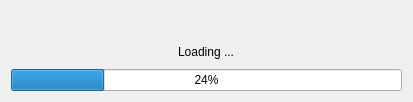
<?xml version="1.0" encoding="UTF-8"?>
<ui version="4.0">
 <class>WelcomeWidget</class>
 <widget class="QWidget" name="WelcomeWidget">
  <property name="geometry">
   <rect>
    <x>0</x>
    <y>0</y>
    <width>413</width>
    <height>102</height>
   </rect>
  </property>
  <layout class="QVBoxLayout" name="verticalLayout">
   <item>
    <layout class="QVBoxLayout" name="verticalLayout_2">
     <item>
      <widget class="QLabel" name="labelWelcome">
       <property name="enabled">
        <bool>true</bool>
       </property>
       <property name="baseSize">
        <size>
         <width>30</width>
         <height>30</height>
        </size>
       </property>
       <property name="text">
        <string/>
       </property>
       <property name="alignment">
        <set>Qt::AlignCenter</set>
       </property>
      </widget>
     </item>
     <item alignment="Qt::AlignHCenter">
      <widget class="QLabel" name="labelBT">
       <property name="text">
        <string>Loading ...</string>
       </property>
      </widget>
     </item>
     <item>
      <widget class="QProgressBar" name="progressBar">
       <property name="value">
        <number>24</number>
       </property>
      </widget>
     </item>
    </layout>
   </item>
  </layout>
 </widget>
 <resources/>
 <connections/>
</ui>
